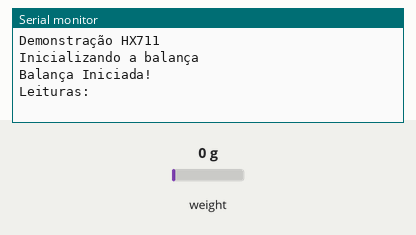
The sketch below on a simulated Arduino Uno, built with avr-gcc and run on an emulated ATmega328P. Shown: the last lines printed to the serial monitor. The inputs (shaded band) are chosen by the test bench; at power-on: weight on the scale 0 g.

Above: at 2.2 s.
2.3 s: weight on the scale set to 100 g
At 3.8 s:
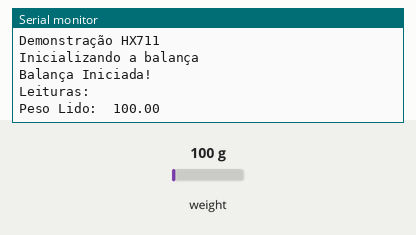
4.8 s: weight on the scale set to 1250 g
At 6.7 s:
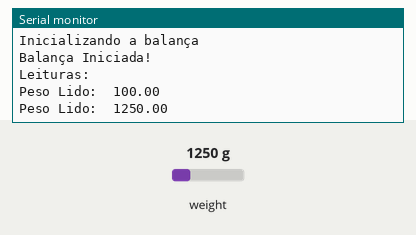

Measured:
- after the input at 2.3 s, the serial monitor: prints a new line after 1.0 s (image 1)
- after the input at 4.8 s, the serial monitor: prints a new line after 0.70 s (image 2)

The sketch:

Pesagem.ino
```cpp
#include "HX711.h"

// Conexões do circuito HX711
const int LOADCELL_DOUT_PIN = 2;
const int LOADCELL_SCK_PIN = 4;

HX711 scale;
float lastWeight = 0.0;

void setup() {
  Serial.begin(115200);
  Serial.println("Demonstração HX711");
  Serial.println("Inicializando a balança");

  scale.begin(LOADCELL_DOUT_PIN, LOADCELL_SCK_PIN);
  Serial.println("Balança Iniciada!");


  scale.set_scale(0.42);
  //scale.set_scale(-471.497);                      // esse valor é obtido calibrando a balança com pesos conhecidos
  scale.tare();               // redefine a balança para 0


  Serial.println("Leituras:");
}

void loop() {


  // Lê o valor da balança
  float weight = scale.get_units(1);

  // Verifica se houve uma variação maior que 50g
  if (abs(weight - lastWeight) >= 50.0) {
    Serial.print("Peso Lido:\t");
    Serial.println(weight);
    lastWeight = weight;
  }

  delay(1000);

}
```
